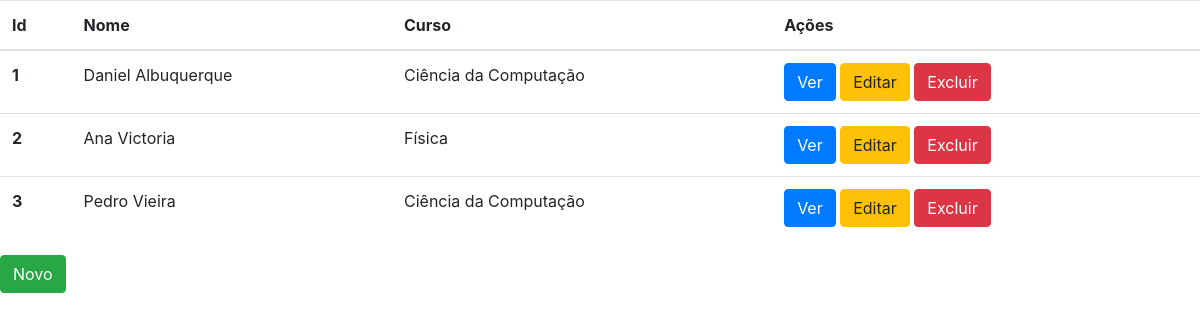
The page / on the database its author committed.
### studants/models.py (models this page shows)
class Studant(models.Model):
    COURSES = (
        ('Ciência da Computação', 'Ciência da Computação'),
        ('Física', 'Física'),
        ('Enfermagem', 'Enfermagem'),
        ('Engenharia Civil', 'Engenharia Civil'),
        ('Arquitetura', 'Arquitetura'),
        ('Química', 'Química'),
    )
    name = models.CharField('Nome',max_length=30)
    birth_date = models.DateField('Data  de Nasimento')
    city = models.CharField('Cidade',max_length=50,default="Viçosa do Ceará")
    phone = models.CharField('Telefone',max_length=11)
    cpf = models.CharField('CPF',max_length=11)
    course = models.CharField('Curso',max_length=50, choices=COURSES)
    email = models.EmailField('E-mail')

### studants/views.py (the view)
# urls.py: path('', views.studant_list, name='studant_list'),
def studant_list(request, template='studants/studant_list.html'):
    alunos = Studant.objects.all()
    return render(request, template, {'alunos':alunos})

### studants/templates/studants/studant_list.html (shortened to what this page needs)
<!doctype html>
<html lang="en">
  <head>
    <link rel="stylesheet" href="https://stackpath.bootstrapcdn.com/bootstrap/4.5.2/css/bootstrap.min.css">
  </head>
  <body>
    <table class="table">
    <thead>
        <tr>
        <th scope="col">Id</th>
        <th scope="col">Nome</th>
        <th scope="col">Curso</th>
        <th scope="col">Ações</th>
        </tr>
    </thead>
    <tbody>
        {% for aluno in alunos %}
            <tr>
            <th scope="row">{{aluno.pk}}</th>
            <td>{{aluno.name}}</td>
            <td>{{aluno.course}}</td>
            <td>
                <a href="{% url "studant_read" aluno.pk %}" class="btn btn-primary">Ver</a>
                <a href="{% url "studant_update" aluno.pk %}" class="btn btn-warning">Editar</a>
                <a href="{% url "studant_delete" aluno.pk %}" class="btn btn-danger">Excluir</a>
            </td>
            </tr>
        {% empty %}
            <tr>
                <td>Sem resultados</td>
            </tr>
        {% endfor %}
    </tbody>
    </table>
    <a href="{% url "studant_create" %}" class="btn btn-success">Novo</a>
  </body>
</html>

### rows shown on the page
Studant: pk "1", name "Daniel Albuquerque", course "Ciência da Computação"
Studant: pk "2", name "Ana Victoria", course "Física"
Studant: pk "3", name "Pedro Vieira", course "Ciência da Computação"
